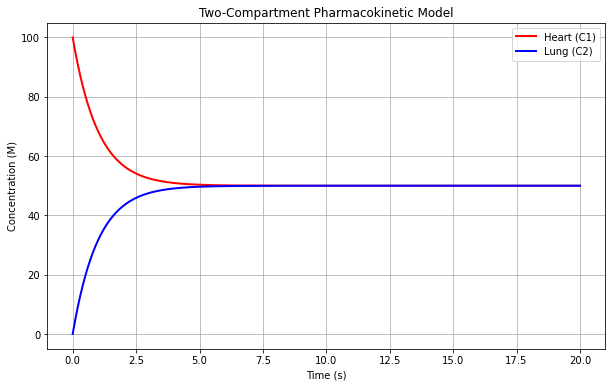

This chart was generated by the following Python code:
import numpy as np
import matplotlib.pyplot as plt
from scipy.integrate import odeint

def pk_model(state, t, k1, k2, V1, V2):
    """
    Two-compartment pharmacokinetic model differential equations
    
    Args:
        state: List containing [C1, C2]
        t: Time point
        k1, k2: Transfer rate constants
        V1, V2: Volumes of compartments
    Returns:
        List of derivatives [dC1/dt, dC2/dt]
    """
    C1, C2 = state
    
    # Differential equations from the model
    dC1_dt = (k1 * C2 * V2 - k2 * C1 * V1) / V1
    dC2_dt = (k2 * C1 * V1 - k1 * C2 * V2) / V2
    
    return [dC1_dt, dC2_dt]

def simulate_pk_model(D, V1, V2, k1, k2, t_max, num_points=1000):
    """
    Simulate the two-compartment model
    
    Args:
        D: Initial drug dose
        V1, V2: Volumes of compartments
        k1, k2: Transfer rate constants
        t_max: Maximum simulation time
        num_points: Number of time points to simulate
    """
    # Initial conditions
    C0 = D / V1  # Initial concentration in compartment 1
    initial_state = [C0, 0]  # [C1(0), C2(0)]
    
    # Time points
    t = np.linspace(0, t_max, num_points)
    
    # Solve ODE system
    solution = odeint(pk_model, initial_state, t, args=(k1, k2, V1, V2))
    
    # Plot results
    plt.figure(figsize=(10, 6))
    plt.plot(t, solution[:, 0], 'r-', label='Heart (C1)', linewidth=2)
    plt.plot(t, solution[:, 1], 'b-', label='Lung (C2)', linewidth=2)
    plt.xlabel('Time (s)')
    plt.ylabel('Concentration (M)')
    plt.title('Two-Compartment Pharmacokinetic Model')
    plt.grid(True)
    plt.legend()
    plt.show()
    
    return t, solution

# Example usage
if __name__ == "__main__":
    # Model parameters
    D = 100  # Initial drug dose
    V1 = 1.0  # Volume of compartment 1 (Heart)
    V2 = 1.0  # Volume of compartment 2 (Lung)
    k1 = 0.5  # Transfer rate constant from lung to heart
    k2 = 0.5  # Transfer rate constant from heart to lung
    t_max = 20  # Maximum simulation time
    
    # Run simulation
    t, solution = simulate_pk_model(D, V1, V2, k1, k2, t_max)
    
    # Print some key results
    print(f"Maximum concentration in Heart: {max(solution[:, 0]):.2f}")
    print(f"Maximum concentration in Lung: {max(solution[:, 1]):.2f}")
